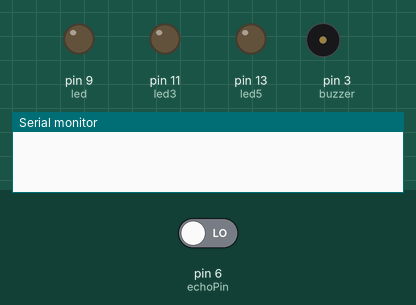
This sketch was run on a simulated Arduino Uno, built with avr-gcc and run on an emulated ATmega328P. Shown: output pins drawn as LEDs (lit = HIGH), buzzer (waves = sounding), the last lines printed to the serial monitor. The inputs (shaded band) are chosen by the test bench; at power-on: pin 6 (echoPin) LOW. Pins used as bus, display or sensor lines are not drawn.

Above: at 0.5 s.
At 1.02 s:
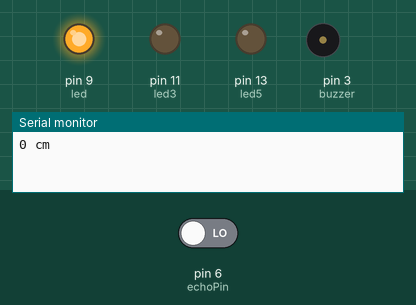
At 1.6 s:
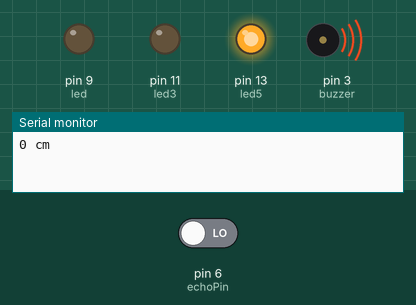
At 2.22 s:
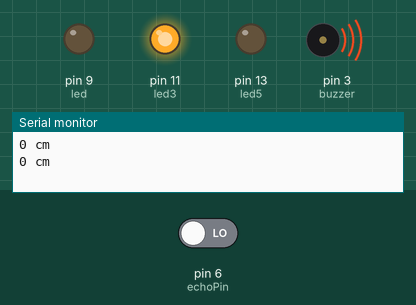
Timing chart, 0 to 3.0 s (numbered marks = the images above):
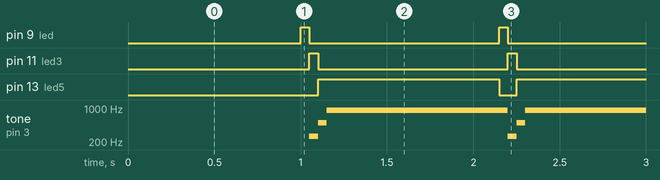

Measured:
- by itself, pin 9 (led), pin 11 (led3): alternates HIGH for 0.05 s and LOW for 1.1 s
- by itself, pin 13 (led5): alternates HIGH for 1.1 s and LOW for 0.10 s
- by itself, tone on pin 3 (buzzer): repeats every 1.2 s: 501 Hz 0.05 s, 900 Hz 1.1 s, 261 Hz 0.05 s

The sketch:

Arduino_Sensor_Therifun1.ino
```cpp
#define trigPin 7
#define echoPin 6
#define led 9
#define led3 11
#define led5 13
#define buzzer 3
//#define buzzer2 4

int sound = 261;
int sound2 = 501;
int sound3 = 900;
int sound4 = 10;


void setup() {
Serial.begin (9600);
pinMode(trigPin, OUTPUT);
pinMode(echoPin, INPUT);
pinMode(led, OUTPUT);
pinMode(led3, OUTPUT);
pinMode(led5, OUTPUT);
pinMode(buzzer, OUTPUT);

}


void loop() {
long duration, distance;
digitalWrite(trigPin, LOW);
delayMicroseconds(2);
digitalWrite(trigPin, HIGH);
delayMicroseconds(10);

duration = pulseIn(echoPin, HIGH);
distance = (duration/2) / 29.1;
Serial.print(distance);
Serial.println(" cm");

if (distance < 45) {
  digitalWrite(led,HIGH);
  digitalWrite(led3,LOW);
  digitalWrite(led5,LOW);
  delay(50);
  tone(buzzer,sound);

}
if (distance < 32) {
  digitalWrite(led,LOW);
  digitalWrite(led3,HIGH);
  digitalWrite(led5,LOW);
  delay(50);
  tone(buzzer,sound2);
}
 if (distance < 15) {
  digitalWrite(led,LOW);
  digitalWrite(led3,LOW);
  digitalWrite(led5,HIGH);
  delay(50);
  tone(buzzer,sound3);
}
//  if (distance < 5) {
//    digitalWrite(led,HIGH);
//    digitalWrite(led3,HIGH);
//    digitalWrite(led5,HIGH);
//    tone(buzzer,sound4);
//  }
//  } else {
//    digitalWrite(led3,HIGH);
//    digitalWrite(led,LOW);
//    tone(buzzer,sound5);
//  }
//}
}
```
